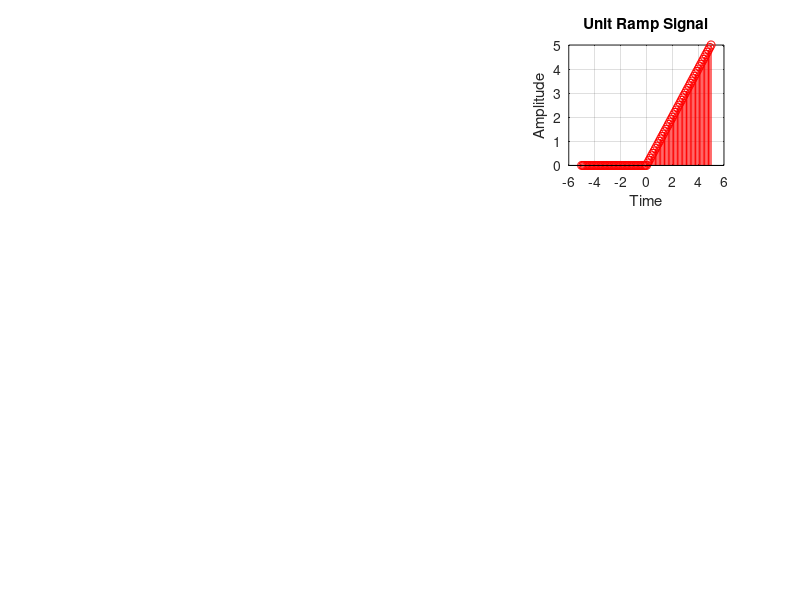

MATLAB code to generate this figure:
% UNIT RAMP SIGNAL (=t when t≥0; =0 when t<0)
t=-5:0.1:5;
x1=t;
x2=0;
x=x1.*(t>=0)+x2.*(t<0);
subplot(3,3,3);
stem(t,x,'r');
xlabel('Time');
ylabel('Amplitude');
title('Unit Ramp Signal');
grid on;
